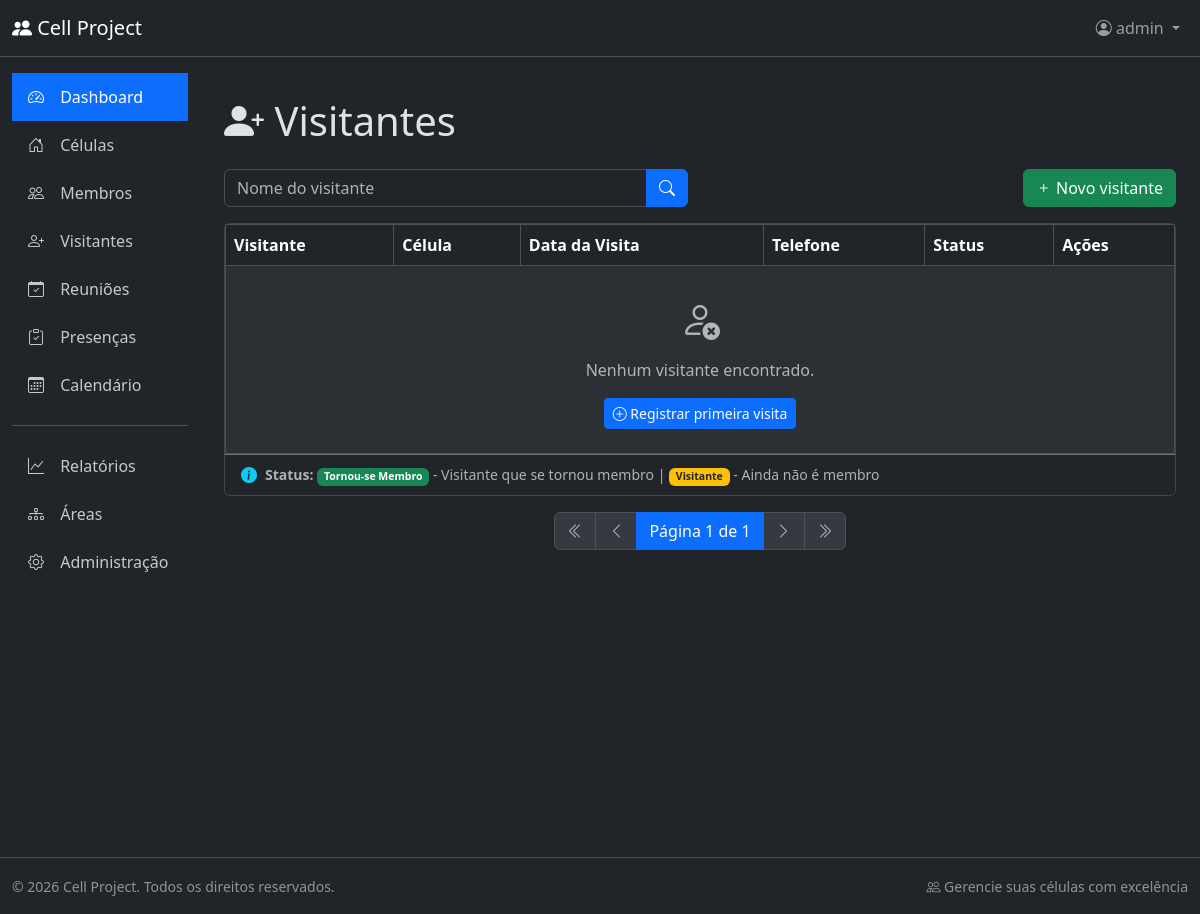
Before: /visitors/list/ (signed in) with the older database file.
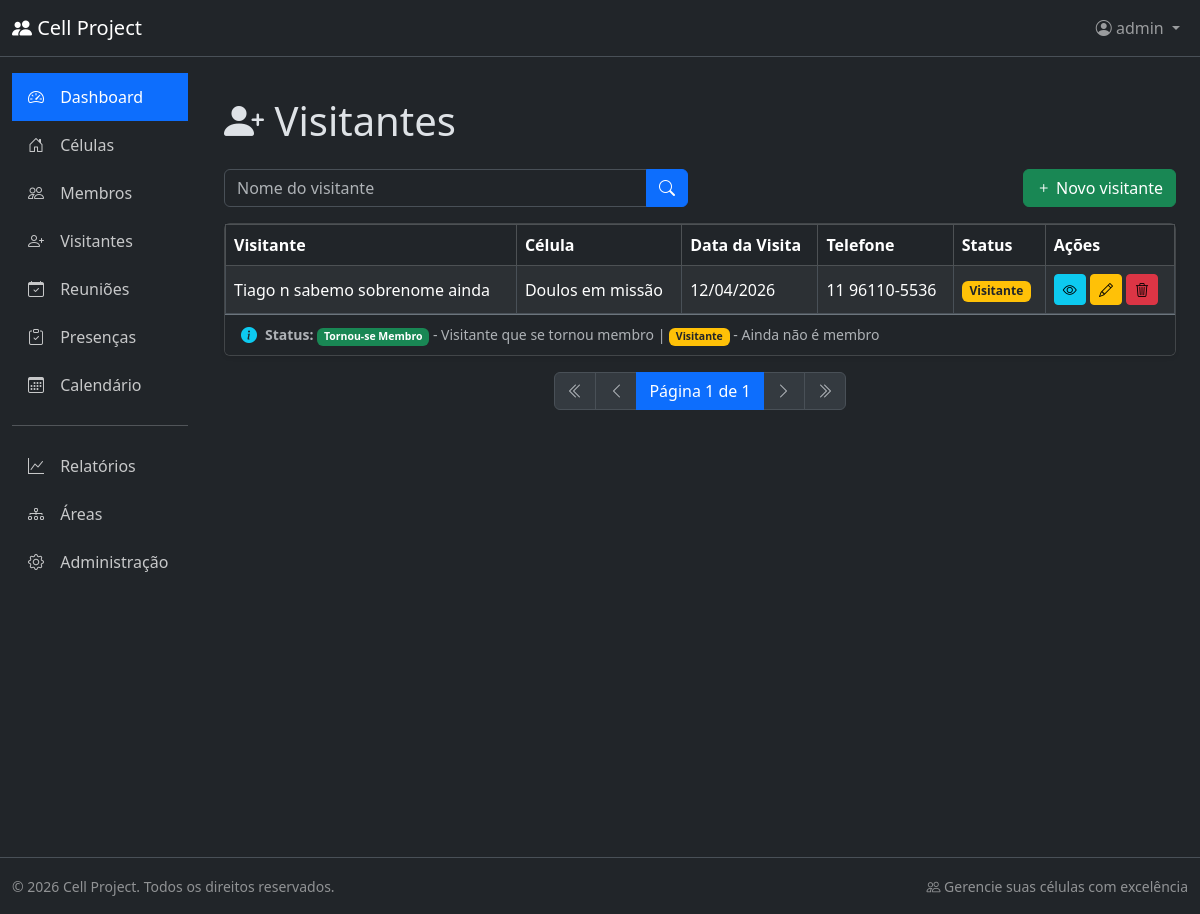
After: the same page with the newer database file.
### visitors/models.py (models this page shows, shortened)
class Visitor(BaseModel):
    person = models.ForeignKey(
        Person,
        on_delete=models.CASCADE,
        related_name="visits",
        verbose_name="Pessoa",
    )
    cell = models.ForeignKey(
        Cell,
        on_delete=models.CASCADE,
        related_name="visitors",
        verbose_name="Célula",
    )
    visit_date = models.DateField(db_index=True, verbose_name="Data da Visita")
    became_member = models.BooleanField(
        default=False, verbose_name="Tornou-se Membro"
    )
    notes = models.TextField(blank=True, verbose_name="Observações")
    class Meta:
        db_table = "visitor"
        verbose_name = "Visitante"
        verbose_name_plural = "Visitantes"
        ordering = ["-visit_date", "person__full_name"]
        indexes = [
            models.Index(fields=["person", "cell"]),
            models.Index(fields=["became_member"]),
        ]

### person/models.py (models this page shows, shortened)
class Person(BaseModel):
    class Genders(models.TextChoices):
        MALE = "M", "Masculino"
        FEMALE = "F", "Feminino"
    class MaritalStatuses(models.TextChoices):
        SINGLE = "SINGLE", "Solteiro(a)"
        MARRIED = "MARRIED", "Casado(a)"
        WIDOWED = "WIDOWED", "Viúvo(a)"
        SEPARATED = (
            "SEPARATED",
            "Separado(a)",
        )
    full_name = models.CharField(
        max_length=200, db_index=True, verbose_name="Nome Completo"
    )
    address = models.TextField(verbose_name="Endereço")
    gender = models.CharField(
        max_length=1, choices=Genders.choices, verbose_name="Gênero"
    )
    marital_status = models.CharField(
        max_length=20,
        choices=MaritalStatuses.choices,
        verbose_name="Estado Civil",
    )
    birth_date = models.DateField(verbose_name="Data de Nascimento")
    phone = models.CharField(
        max_length=20, db_index=True, verbose_name="Telefone"
    )
    notes = models.TextField(blank=True, verbose_name="Observações")
    class Meta:
        db_table = "person"
        verbose_name = "Pessoa"
        verbose_name_plural = "Pessoas"
        ordering = ["full_name"]
        indexes = [
            models.Index(fields=["full_name"]),
            models.Index(fields=["phone"]),
        ]

### cells/models.py (models this page shows, shortened)
class Cell(BaseModel):
    name = models.CharField(max_length=100, db_index=True, verbose_name="Nome")
    area = models.ForeignKey(
        Area,
        on_delete=models.PROTECT,
        related_name="cells",
        verbose_name="Área",
    )
    mag_branch = models.ForeignKey(
        MagBranch,
        on_delete=models.PROTECT,
        null=True,
        blank=True,
        related_name="cells",
        verbose_name="Ramificação MAG",
    )
    cgsbc = models.CharField(
        max_length=100,
        blank=True,
        help_text="Church name for non-MAG cells",
        verbose_name="CGSBC",
    )
    notes = models.TextField(blank=True, verbose_name="Observações")
    class Meta:
        db_table = 'cell'
        verbose_name = 'Célula'
        verbose_name_plural = 'Células'
        ordering = ['name']
        indexes = [
            models.Index(fields=['area']),
            models.Index(fields=['mag_branch']),
        ]

### areas/models.py (models this page shows, shortened)
class Area(BaseModel):
    class AreaColor(models.TextChoices):
        VERMELHA = "RED", "Vermelha"
        AMARELA = "YELLOW", "Amarela"
        AZUL = "BLUE", "Azul"
        VERDE = "GREEN", "Verde"
        BRANCA = "WHITE", "Branca"
    color = models.CharField(
        max_length=20,
        choices=AreaColor.choices,
        unique=True,  # Garante que não tenha áreas duplicadas
    )
    is_mag = models.BooleanField(
        default=False, help_text="Marque se for a área MAG (Área Vermelha)"
    )
    notes = models.TextField(blank=True)
    class Meta:
        db_table = 'area'
        verbose_name = 'Área'
        verbose_name_plural = 'Áreas'
        ordering = ['color']
        constraints = [
            models.CheckConstraint(
                check=models.Q(is_mag=True, color='RED') | models.Q(is_mag=False),
                name='mag_area_must_be_red'
            )
        ]

### visitors/views.py (the view)
# urls.py: path('visitors/list/', views.VisitorListView.as_view(), name='visitor_list'),
class VisitorListView(ListView):
    model = models.Visitor
    template_name = 'visitor_list.html'
    context_object_name = 'visitors'
    def get_queryset(self):
        queryset = super().get_queryset()
        person_name = self.request.GET.get('person_name')
        if person_name:
            queryset = queryset.filter(person__full_name__icontains=person_name)
        return queryset

### cells/templatetags/cell_tags.py (called while the page is built)
@register.filter
def cell_display(cell):
    if not cell:
        return ""
    if cell.area.color == 'RED':
        return cell.name
    return f"{cell.name} - {cell.area.get_color_display()}"

### visitors/templates/visitor_list.html (shortened to what the changed rows need)
{% extends 'base.html' %}
{% load cell_tags %}
{% block page_heading %}
  <div class="d-flex justify-content-between align-items-center">
    <span><i class="bi bi-person-plus-fill"></i> Visitantes</span>
  </div>
{% endblock %}
{% block content %}
<div class="card shadow-sm">
    <div class="card-body p-0">
        <div class="table-responsive">
            <table class="table table-hover table-striped table-bordered align-middle mb-0">
                <thead class="table-dark">
                    <tr>
                        <th>Visitante</th>
                        <th>Célula</th>
                        <th>Data da Visita</th>
                        <th>Telefone</th>
                        <th>Status</th>
                        <th>Ações</th>
                    </tr>
                </thead>
                <tbody>
                    {% for visitor in visitors %}
                    <tr>
                        <td>{{ visitor.person.full_name }}</td>
                        <td>{{ visitor.cell|cell_display }}</td>
                        <td>{{ visitor.visit_date|date:"d/m/Y" }}</td>
                        <td>{{ visitor.person.phone }}</td>
                        <td>
                            {% if visitor.became_member %}
                                <span class="badge bg-success">Tornou-se Membro</span>
                            {% else %}
                                <span class="badge bg-warning text-dark">Visitante</span>
                            {% endif %}
                        </td>
                        <td>
                            <a href="{% url 'visitor_detail' visitor.id %}" class="btn btn-info btn-sm" data-bs-toggle="tooltip" title="Visualizar">
                                <i class="bi bi-eye"></i>
                            </a>
                            <a href="{% url 'visitor_update' visitor.id %}" class="btn btn-sm btn-warning" data-bs-toggle="tooltip" title="Editar">
                                <i class="bi bi-pencil"></i>
                            </a>
                            <a href="{% url 'visitor_delete' visitor.id %}" class="btn btn-sm btn-danger text-black" data-bs-toggle="tooltip" title="Excluir">
                                <i class="bi bi-trash3"></i>
                            </a>
                        </td>
                    </tr>
                    {% empty %}
                    <tr>
                        <td colspan="6" class="text-center py-4 text-muted">
                            <i class="bi bi-person-x fs-1"></i>
                            <p class="mt-2 mb-0">Nenhum visitante encontrado.</p>
                            <a href="{% url 'visitor_create' %}" class="btn btn-sm btn-primary mt-3">
                                <i class="bi bi-plus-circle"></i> Registrar primeira visita
                            </a>
                        </td>
                    </tr>
                    {% endfor %}
                </tbody>
            </table>
        </div>
    </div>
</div>
{% endblock %}

Changed rows visible on the page:
added Visitor: person.full_name "Tiago n sabemo sobrenome ainda", cell|cell_display "Doulos em missão", visit_date "12/04/2026", person.phone "11 96110-5536", became_member "Visitante"
Other visible differences:
text no longer shown: "Nenhum visitante encontrado. Registrar primeira visita"
